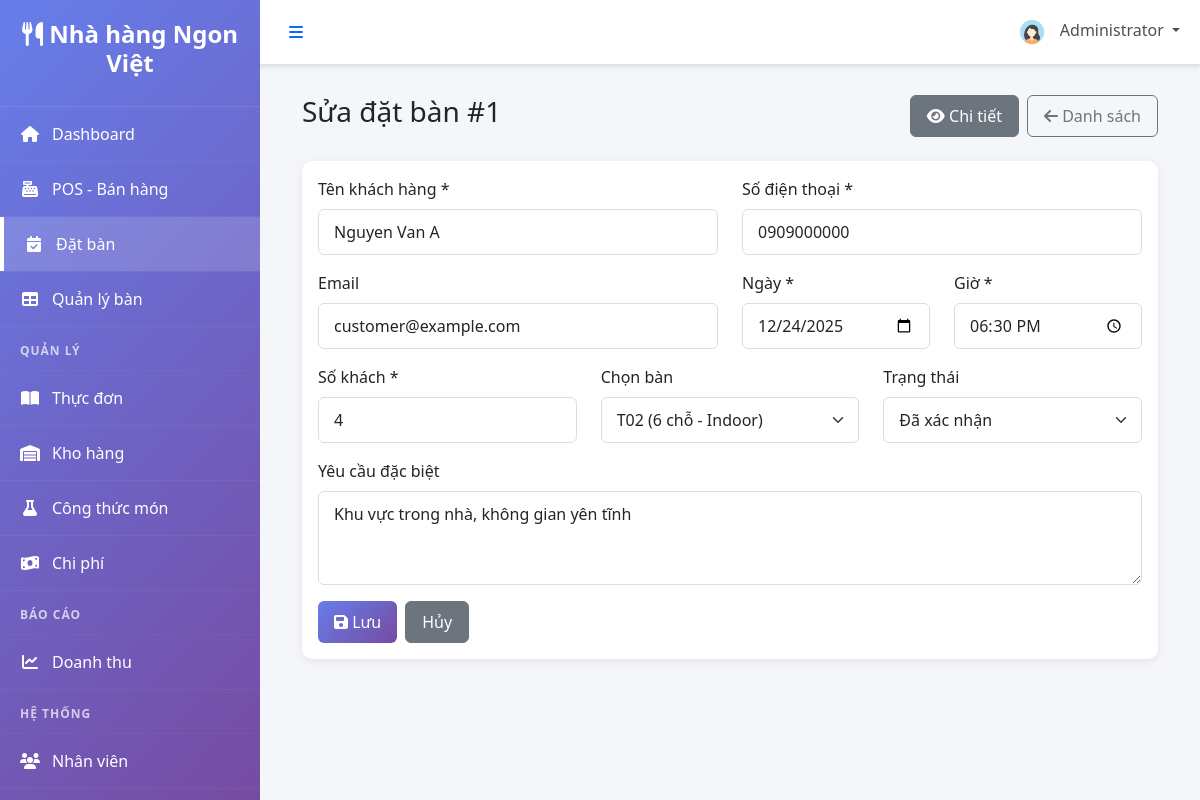
Page /modules/reservations/edit.php?id=1 (signed in) on the committed database.
### tables this page shows
CREATE TABLE `users` (
  `user_id` INT UNSIGNED NOT NULL AUTO_INCREMENT,
  `full_name` VARCHAR(120) NOT NULL,
  `email` VARCHAR(150) NOT NULL,
  `password_hash` VARCHAR(255) NOT NULL,
  `user_role` ENUM('admin','manager','waiter','chef','cashier','staff') NOT NULL DEFAULT 'staff',
  `phone` VARCHAR(30) DEFAULT NULL,
  `avatar` VARCHAR(255) DEFAULT NULL,
  `status` ENUM('active','inactive') NOT NULL DEFAULT 'active',
  `created_at` TIMESTAMP NOT NULL DEFAULT CURRENT_TIMESTAMP,
  `updated_at` TIMESTAMP NOT NULL DEFAULT CURRENT_TIMESTAMP ON UPDATE CURRENT_TIMESTAMP,
  PRIMARY KEY (`user_id`),
  UNIQUE KEY `uq_email` (`email`),
  KEY `idx_user_role_status` (`user_role`, `status`)
);

CREATE TABLE `reservations` (
  `reservation_id` BIGINT UNSIGNED NOT NULL AUTO_INCREMENT,
  `customer_name` VARCHAR(150) NOT NULL,
  `customer_phone` VARCHAR(20) NOT NULL,
  `customer_email` VARCHAR(150) DEFAULT NULL,
  `table_id` INT UNSIGNED NULL,
  `reservation_date` DATE NOT NULL,
  `reservation_time` TIME NOT NULL,
  `number_of_guests` INT NOT NULL DEFAULT 1 CHECK (`number_of_guests` >= 1),
  `special_requests` TEXT DEFAULT NULL,
  `status` ENUM('pending','confirmed','seated','cancelled','completed','no_show') NOT NULL DEFAULT 'pending',
  `created_by` INT UNSIGNED NULL,
  `cancelled_by` INT UNSIGNED NULL,
  `cancel_reason` VARCHAR(255) DEFAULT NULL,
  `created_at` TIMESTAMP NOT NULL DEFAULT CURRENT_TIMESTAMP,
  `updated_at` TIMESTAMP NOT NULL DEFAULT CURRENT_TIMESTAMP ON UPDATE CURRENT_TIMESTAMP,
  PRIMARY KEY (`reservation_id`),
  KEY `idx_res_table` (`table_id`),
  KEY `idx_res_date_time` (`reservation_date`, `reservation_time`),
  KEY `idx_res_status` (`status`),
  CONSTRAINT `fk_res_table` FOREIGN KEY (`table_id`) REFERENCES `restaurant_tables`(`table_id`) ON DELETE SET NULL,
  CONSTRAINT `fk_res_created_by` FOREIGN KEY (`created_by`) REFERENCES `users`(`user_id`) ON DELETE SET NULL,
  CONSTRAINT `fk_res_cancelled_by` FOREIGN KEY (`cancelled_by`) REFERENCES `users`(`user_id`) ON DELETE SET NULL
);

CREATE TABLE `restaurant_tables` (
  `table_id` INT UNSIGNED NOT NULL AUTO_INCREMENT,
  `table_number` VARCHAR(20) NOT NULL,
  `table_name` VARCHAR(100) DEFAULT NULL,
  `capacity` INT NOT NULL DEFAULT 4,
  `location` ENUM('indoor','outdoor','vip','balcony') NOT NULL DEFAULT 'indoor',
  `status` ENUM('available','occupied','reserved','maintenance','cleaning') NOT NULL DEFAULT 'available',
  `image` VARCHAR(255) DEFAULT NULL,
  `created_at` TIMESTAMP NOT NULL DEFAULT CURRENT_TIMESTAMP,
  `updated_at` TIMESTAMP NOT NULL DEFAULT CURRENT_TIMESTAMP ON UPDATE CURRENT_TIMESTAMP,
  PRIMARY KEY (`table_id`),
  UNIQUE KEY `uq_table_number` (`table_number`),
  KEY `idx_table_status` (`status`),
  KEY `idx_table_location` (`location`)
);

### includes/functions.php (called while the page is built, shortened)
<?php
function isLoggedIn() {
    return isset($_SESSION['user_id']) && ! empty($_SESSION['user_id']);
}
function getCurrentUser($db) {
    $query = "SELECT * FROM users WHERE user_id = :user_id";
    $stmt = $db->prepare($query);
    $stmt->bindParam(':user_id', $_SESSION['user_id']);
    $stmt->execute();
    return $stmt->fetch(PDO:: FETCH_ASSOC);
}
?>

### modules/reservations/edit.php (the view, shortened to what this page needs)
<?php
$database = new Database();
$db = $database->getConnection();
$reservation_id = isset($_GET['id']) ? (int) $_GET['id'] : 0;
$stmt = $db->prepare("SELECT * FROM reservations WHERE reservation_id = :id LIMIT 1");
$stmt->bindParam(':id', $reservation_id, PDO::PARAM_INT);
$stmt->execute();
$reservation = $stmt->fetch(PDO::FETCH_ASSOC);
$tables = $db->query("SELECT * FROM restaurant_tables ORDER BY table_number")->fetchAll(PDO::FETCH_ASSOC);
include '../../includes/header.php';
?>
<div class="container-fluid">
    <div class="d-flex justify-content-between align-items-center mb-4">
        <h1 class="h3">Sửa đặt bàn #<?php echo $reservation_id; ?></h1>
        <div class="d-flex gap-2">
            <a href="view_reservation.php?id=<?php echo $reservation_id; ?>" class="btn btn-secondary"><i class="fas fa-eye"></i> Chi tiết</a>
            <a href="list.php" class="btn btn-outline-secondary"><i class="fas fa-arrow-left"></i> Danh sách</a>
        </div>
    </div>
    <div class="card">
        <div class="card-body">
            <form method="POST">
                <div class="row">
                    <div class="col-md-6 mb-3">
                        <label class="form-label">Tên khách hàng *</label>
                        <input type="text" name="customer_name" class="form-control" value="<?php echo htmlspecialchars($reservation['customer_name']); ?>" required>
                    </div>
                    <div class="col-md-6 mb-3">
                        <label class="form-label">Số điện thoại *</label>
                        <input type="tel" name="customer_phone" class="form-control" value="<?php echo htmlspecialchars($reservation['customer_phone']); ?>" required>
                    </div>
                </div>
                <div class="row">
                    <div class="col-md-6 mb-3">
                        <label class="form-label">Email</label>
                        <input type="email" name="customer_email" class="form-control" value="<?php echo htmlspecialchars($reservation['customer_email']); ?>">
                    </div>
                    <div class="col-md-3 mb-3">
                        <label class="form-label">Ngày *</label>
                        <input type="date" name="reservation_date" class="form-control" value="<?php echo htmlspecialchars($reservation['reservation_date']); ?>" required>
                    </div>
                    <div class="col-md-3 mb-3">
                        <label class="form-label">Giờ *</label>
                        <input type="time" name="reservation_time" class="form-control" value="<?php echo htmlspecialchars($reservation['reservation_time']); ?>" required>
                    </div>
                </div>
                <div class="row">
                    <div class="col-md-4 mb-3">
                        <label class="form-label">Số khách *</label>
                        <input type="number" name="number_of_guests" class="form-control" min="1" max="50" value="<?php echo (int)$reservation['number_of_guests']; ?>" required>
                    </div>
                    <div class="col-md-4 mb-3">
                        <label class="form-label">Chọn bàn</label>
                        <select name="table_id" class="form-select">
                            <?php foreach ($tables as $table): ?>
                                <option value="<?php echo $table['table_id']; ?>" <?php echo ($reservation['table_id'] == $table['table_id']) ? 'selected' : ''; ?>>
                                    <?php echo $table['table_number']; ?> (<?php echo $table['capacity']; ?> chỗ - <?php echo ucfirst($table['location']); ?>)
                                </option>
                            <?php endforeach; ?>
                        </select>
                    </div>
                    <div class="col-md-4 mb-3">
                        <label class="form-label">Trạng thái</label>
                        <select name="status" class="form-select">
                            <?php
                            $statuses = [
                                'pending' => 'Chờ xác nhận',
                                'confirmed' => 'Đã xác nhận',
                                'completed' => 'Hoàn thành',
                                'cancelled' => 'Đã hủy',
                                'no_show' => 'Không đến'
                            ];
                            foreach ($statuses as $key => $label):
                            ?>
                            <option value="<?php echo $key; ?>" <?php echo $reservation['status'] === $key ? 'selected' : ''; ?>><?php echo $label; ?></option>
                            <?php endforeach; ?>
                        </select>
                    </div>
                </div>
                <div class="mb-3">
                    <label class="form-label">Yêu cầu đặc biệt</label>
                    <textarea name="special_requests" class="form-control" rows="3"><?php echo htmlspecialchars($reservation['special_requests']); ?></textarea>
                </div>
                <div class="d-flex gap-2">
                    <button type="submit" class="btn btn-primary"><i class="fas fa-save"></i> Lưu</button>
                    <a href="list.php" class="btn btn-secondary">Hủy</a>
                </div>
            </form>
        </div>
    </div>
</div>
<?php include '../../includes/footer.php'; ?>

### includes/header.php (shortened to what this page needs)
<?php
$database = new Database();
$db = $database->getConnection();
$current_user = getCurrentUser($db);
?>
<!DOCTYPE html>
<html lang="vi">
<head>
    <link href="https://cdn.jsdelivr.net/npm/bootstrap@5.3.0/dist/css/bootstrap.min.css" rel="stylesheet">
    <link rel="stylesheet" href="https://cdnjs.cloudflare.com/ajax/libs/font-awesome/6.4.0/css/all.min.css">
    <link rel="stylesheet" href="<?php echo SITE_URL; ?>/assets/css/style.css">
    <link rel="stylesheet" href="<?php echo SITE_URL; ?>/assets/css/dashboard.css">
</head>
<body>
    <div class="wrapper">
        <?php include 'sidebar.php'; ?>
        <div class="main-content">
            <nav class="navbar navbar-expand-lg navbar-light bg-white border-bottom">
                <div class="container-fluid">
                    <button class="btn btn-link" id="sidebarToggle">
                        <i class="fas fa-bars"></i>
                    </button>
                    <div class="navbar-nav ms-auto">
                        <div class="nav-item dropdown">
                            <a class="nav-link dropdown-toggle" href="#" id="userDropdown" role="button" data-bs-toggle="dropdown">
                                <img src="<?php echo SITE_URL; ?>/assets/images/default-avatar.png" alt="Avatar" class="rounded-circle" width="32" height="32">
                                <span class="ms-2"><?php echo htmlspecialchars($current_user['full_name']); ?></span>
                            </a>
                        </div>
                    </div>
                </div>
            </nav>
            <div class="content-wrapper">

### assets/css/style.css (style rules this page uses)
:root { --primary-color: #667eea; --secondary-color: #764ba2; --success-color: #28a745; --danger-color: #dc3545; --warning-color: #ffc107; --info-color: #17a2b8; --dark-color: #343a40; --light-color: #f8f9fa; --sidebar-width: 260px; }
* { margin: 0; padding: 0; box-sizing: border-box; }
body { font-family: 'Segoe UI', Tahoma, Geneva, Verdana, sans-serif; background-color: #f5f6fa; }
.wrapper { display: flex; min-height: 100vh; }
.main-content { flex: 1; margin-left: var(--sidebar-width); transition: margin-left 0.3s ease-in-out; min-height: 100vh; }
.content-wrapper { padding: 30px; }
.navbar { box-shadow: 0 2px 4px rgba(0,0,0,0.1); }
.navbar .nav-link { color: #495057; position: relative; }
.card { border: none; box-shadow: 0 2px 8px rgba(0,0,0,0.08); margin-bottom: 20px; border-radius: 10px; transition: all 0.3s; }
.btn { border-radius: 6px; padding: 8px 16px; font-weight: 500; transition: all 0.3s; }
.btn-primary { background: linear-gradient(135deg, var(--primary-color) 0%, var(--secondary-color) 100%); border: none; }
.form-control, .form-select { border-radius: 6px; border: 1px solid #ddd; padding: 10px 15px; }

### rows in the picture
users: full_name "Administrator"
reservations: customer_name "Nguyen Van A", customer_phone "0909000000", customer_email "customer@example.com", reservation_date "12/24/2025", reservation_time "18:30:00", number_of_guests "4", table_id "T02 (6 chỗ - Indoor)", status "Đã xác nhận", special_requests "Khu vực trong nhà, không gian yên tĩnh"

### other values in the picture
SITE_TITLE "Nhà hàng Ngon Việt"
$reservation_id "1"
